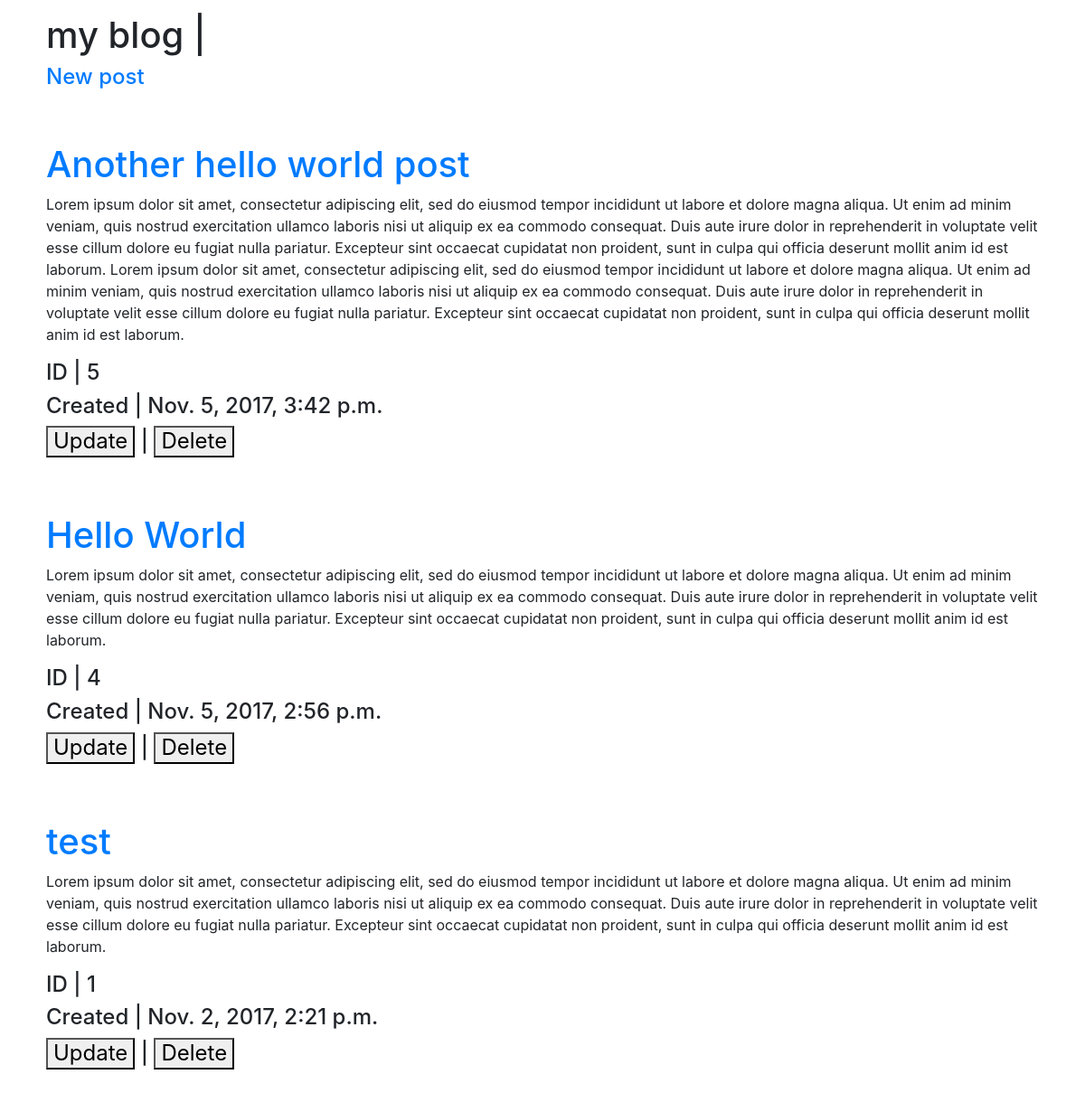
Page /posts/list/ on the earlier database version.
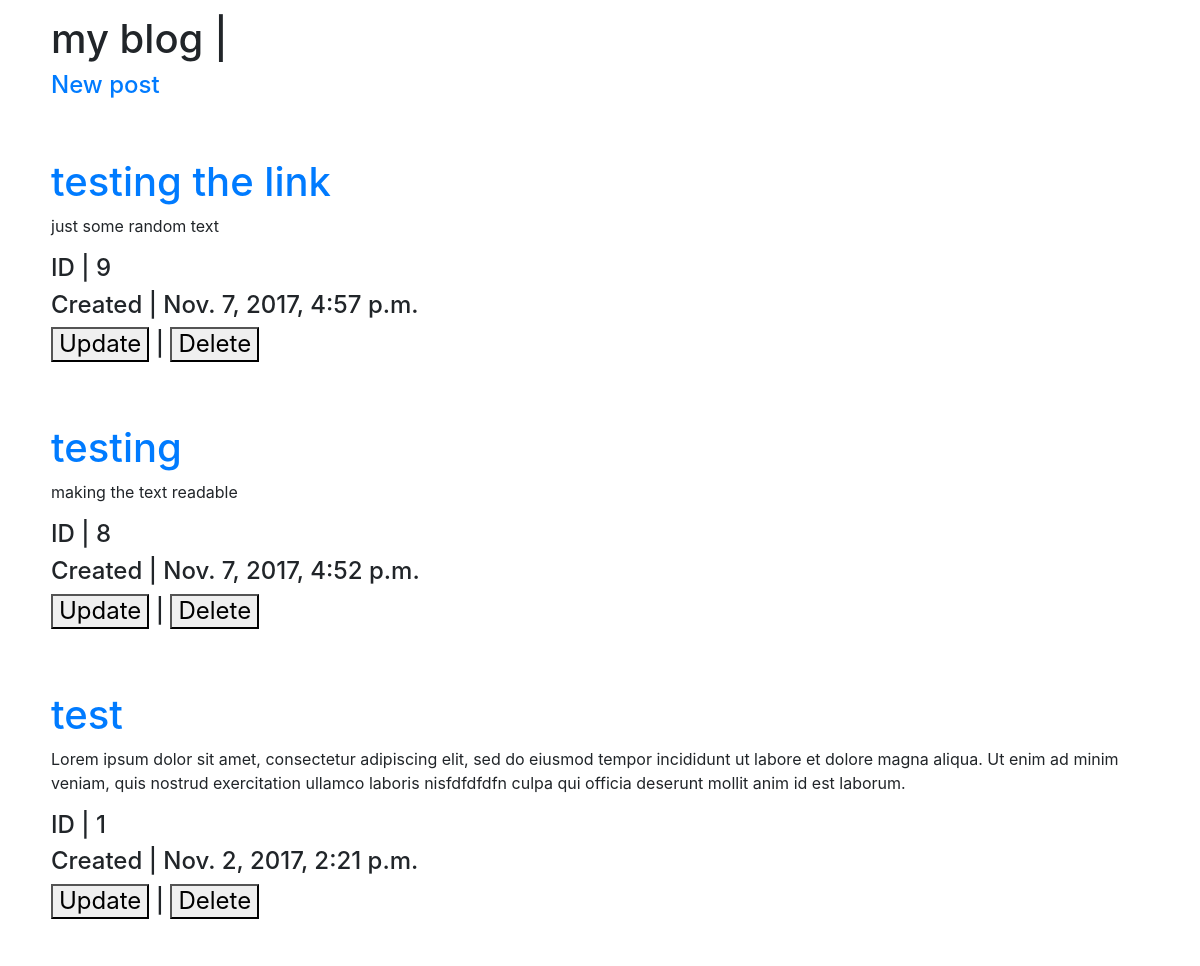
Same page on the later database version.
### posts/models.py (models this page shows, shortened)
class Post(models.Model):
	title = models.CharField(max_length=255)
	content = models.TextField()
	updated = models.DateTimeField(auto_now=True)
	timestamp = models.DateTimeField(auto_now_add=True)
	def get_absolute_url(self):
		return reverse("posts:detail", kwargs={"post_id":self.id})

### posts/views.py (the view)
def post_list(request):
	thelist  = Post.objects.all()
	context = {
		"post_items": thelist,
	}
	return render(request, "post_list.html", context)

### posts/templates/post_list.html (shortened to what this page needs)
{% extends "base.html" %}
{% block content %}
{% include "header.html" %}
	{% for x in post_items reversed %}
	<div class="postlist">
		<h1><a href="{{x.get_absolute_url}}"> {{x.title}} </a></h1>
		<p>{{x.content}}</p>
		<h4>ID | {{x.id}} </h4>
		<h4>Created | {{x.timestamp}}</h4>
		<h4><a href="{% url 'posts:post_update' post_id=x.id %}"><button class="btn-mylist">Update</button></a> | <a href="{% url 'posts:post_delete' post_id=x.id %}"><button class="btn-mylist">Delete</button></a></h4>
	</div>
	<br>
	{% endfor %}
{% endblock content %}

### posts/templates/base.html (shortened to what this page needs)
<!DOCTYPE html>
{% load static %}
<html>
<head>
    <link rel="stylesheet" href="{% static 'css/base.css' %}">
    <link rel="stylesheet" href="{% static 'css/bootstrap.min.css' %}">
</head>
<body>
{% block content %}
{% endblock content %}
</body>
</html>

### posts/templates/header.html (shortened to what this page needs)
<head>
</head>
<div class="header">
<h1> my blog |</h1><h4><a href="{% url 'posts:post_create' %}">New post</a><h4>
</div>

### posts/static/css/base.css (style rules this page uses)
body { background-color: #bdc3c7; margin-top: 40px; }
.postlist { background-color: #ffffff; border-radius: 5px; padding: 15px 15px 15px 15px; margin-left: 3%; margin-right: 3%; }

### posts/templates/header.html (style rules this page uses)
div.header { background-color: #ffffff; margin-left: 3%; margin-right: 3%; margin-bottom: 20px; border-radius: 5px; padding: 15px 15px 15px 15px; }

Differences in the rows shown:
removed Post: title "Another hello world post", content "Lorem ipsum dolor sit amet, consectetur adipiscing elit, sed do eiusmod tempor incididunt ut labore et dolore magna aliqua. Ut enim ad minim veniam, quis nostrud exercitation ullamco laboris nisi ut aliquip ex ea commodo consequat. Duis aute irure dolor in reprehenderit in voluptate velit esse cillum dolore eu fugiat nulla pariatur. Excepteur sint occaecat cupidatat non proident, sunt in culpa qui officia deserunt mollit anim id est laborum. Lorem ipsum dolor sit amet, consectetur adipiscing elit, sed do eiusmod tempor incididunt ut labore et dolore magna aliqua. Ut enim ad minim veniam, quis nostrud exercitation ullamco laboris nisi ut aliquip ex ea commodo consequat. Duis aute irure dolor…", id "5", timestamp "Nov. 5, 2017, 3:42 p.m."
removed Post: title "Hello World", content "Lorem ipsum dolor sit amet, consectetur adipiscing elit, sed do eiusmod tempor incididunt ut labore et dolore magna aliqua. Ut enim ad minim veniam, quis nostrud exercitation ullamco laboris nisi ut aliquip ex ea commodo consequat. Duis aute irure dolor in reprehenderit in voluptate velit esse cillum dolore eu fugiat nulla pariatur. Excepteur sint occaecat cupidatat non proident, sunt in culpa qui officia deserunt mollit anim id est laborum.", id "4", timestamp "Nov. 5, 2017, 2:56 p.m."
added Post: title "testing the link", content "just some random text", id "9", timestamp "Nov. 7, 2017, 4:57 p.m."
added Post: title "testing", content "making the text readable", id "8", timestamp "Nov. 7, 2017, 4:52 p.m."
changed Post "test": content "…nostrud exercitation ullamco laboris nisi ut aliquip ex ea commodo consequat. Duis aute irure dolor in reprehenderit in voluptate velit esse cillum dolore eu fugiat nulla pariatur. Excepteur sint occaecat cupidatat non proident, sunt in culpa qui officia deserunt…" → "…nostrud exercitation ullamco laboris nisfdfdfdfn culpa qui officia deserunt…"
